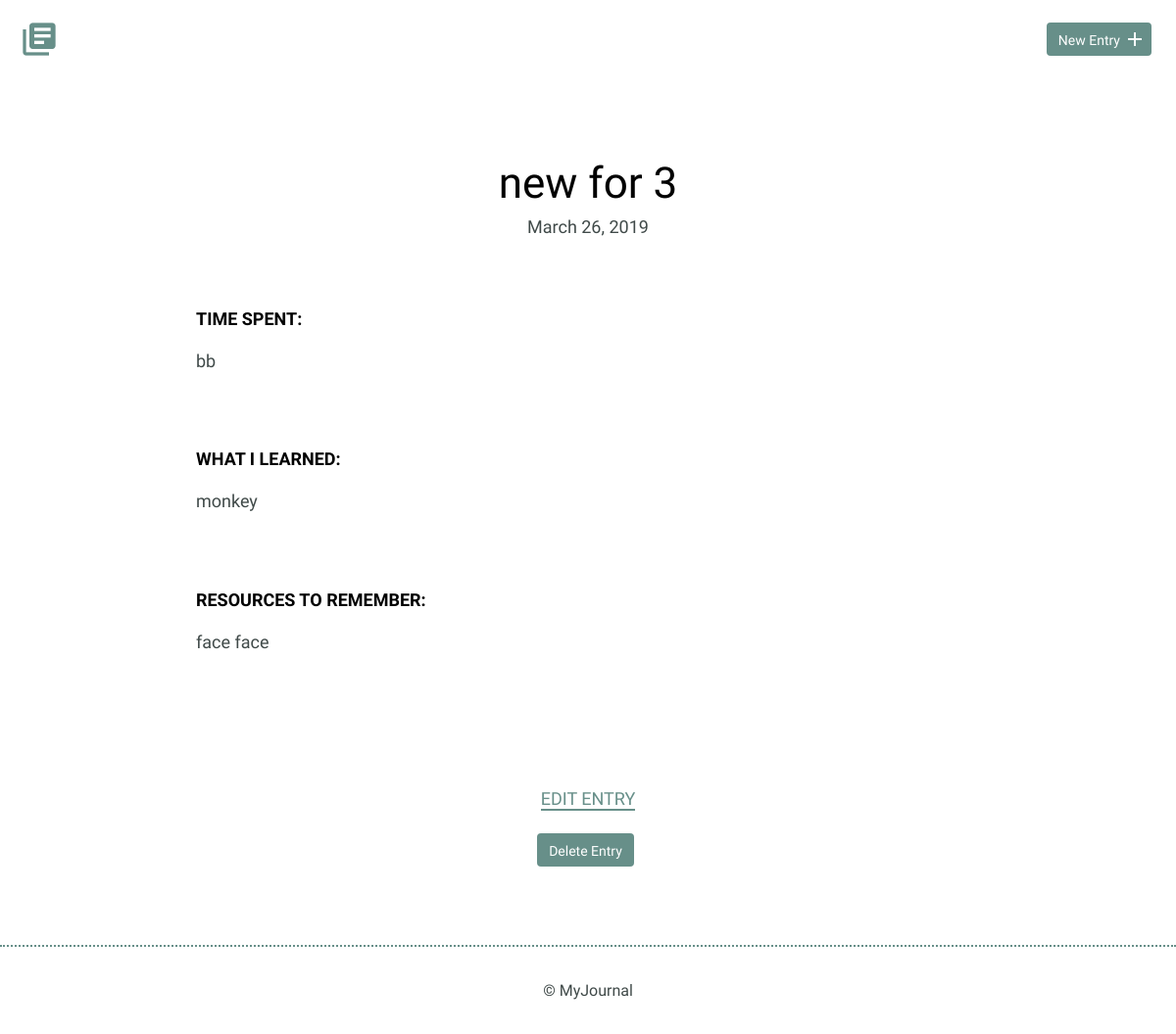
The page /detail.php?id=21 on the database as committed earlier.
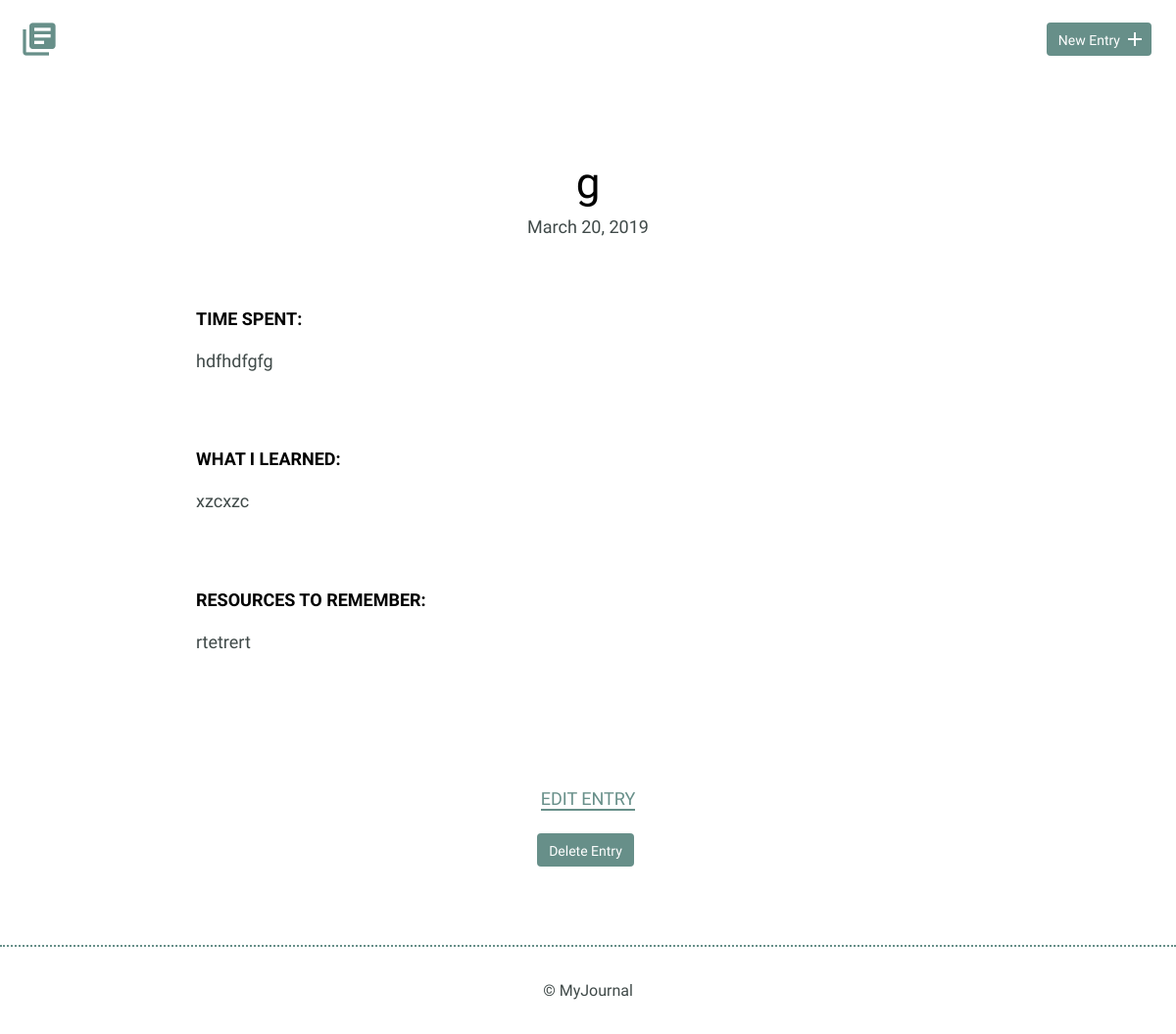
The same page on the database as committed later.
### tables this page shows
CREATE TABLE "entries" (
	`id`	INTEGER,
	`title`	TEXT,
	`date`	TEXT,
	`time_spent`	INTEGER,
	`learned`	BLOB,
	`resources`	BLOB,
	PRIMARY KEY(`id`)
);

### inc/functions.php (called while the page is built, shortened)
<?php
function get_journal_entry($entry_id){
  include 'connection.php';
  $sql = 'SELECT * FROM entries WHERE id = ?';
  try {
    $results = $db->prepare($sql);
    $results->bindValue(1, $entry_id, PDO::PARAM_INT);
    $results->execute();
  } catch (Exception $e) {
    echo $e->getMessage();
    return false;
  }
  return $results->fetch();
}

### detail.php (the view, shortened to what this page needs)
<?php
require_once "inc/functions.php";
if (isset($_GET['id'])) {
  list($entry_id, $title, $date, $time_spent, $learned, $resources) = get_journal_entry(filter_input(INPUT_GET, 'id', FILTER_SANITIZE_NUMBER_INT));
}
include "inc/header.php";
?>
<header>
  <div class="container">
    <div class="site-header">
      <a class="logo" href="index.php"><i class="material-icons">library_books</i></a>
      <a class="button icon-right" href="new.php"><span>New Entry</span> <i class="material-icons">add</i></a>
    </div>
  </div>
</header>
<section>
  <div class="container">
    <div class="entry-list single">
      <article>
        <h1><?php echo $title ?></h1>
        <time datetime="<?php echo $date ?>"><?php echo strftime("%B %d, %Y", strtotime($date)); ?></time>
        <div class="entry">
          <h3>Time Spent: </h3>
          <p><?php echo $time_spent ?></p>
        </div>
        <div class="entry">
          <h3>What I Learned:</h3>
          <p><?php echo $learned ?></p>
        </div>
        <div class="entry">
          <h3>Resources to Remember:</h3>
          <p><?php echo $resources ?></p>
        </div>
      </article>
    </div>
  </div>
  <div class="edit">
    <p><a href="edit.php?id=<?php echo $entry_id?>">Edit Entry</a></p>
    <form method='post' onsubmit=\"return confirm('Are you sure?');\">
      <input type='submit' class='button button-danger' value='Delete Entry' />
    </form>
  </div>
</section>
<footer>
  <div>
    &copy; MyJournal
  </div>
</footer>
<?php include "inc/footer.php" ?>

Rows that differ between the two databases and show on the page:
changed entries: title "new for 3" → "g"; date "March 26, 2019" → "March 20, 2019"; time_spent "bb" → "hdfhdfgfg"; learned "monkey" → "xzcxzc"; resources "face face" → "rtetrert"
